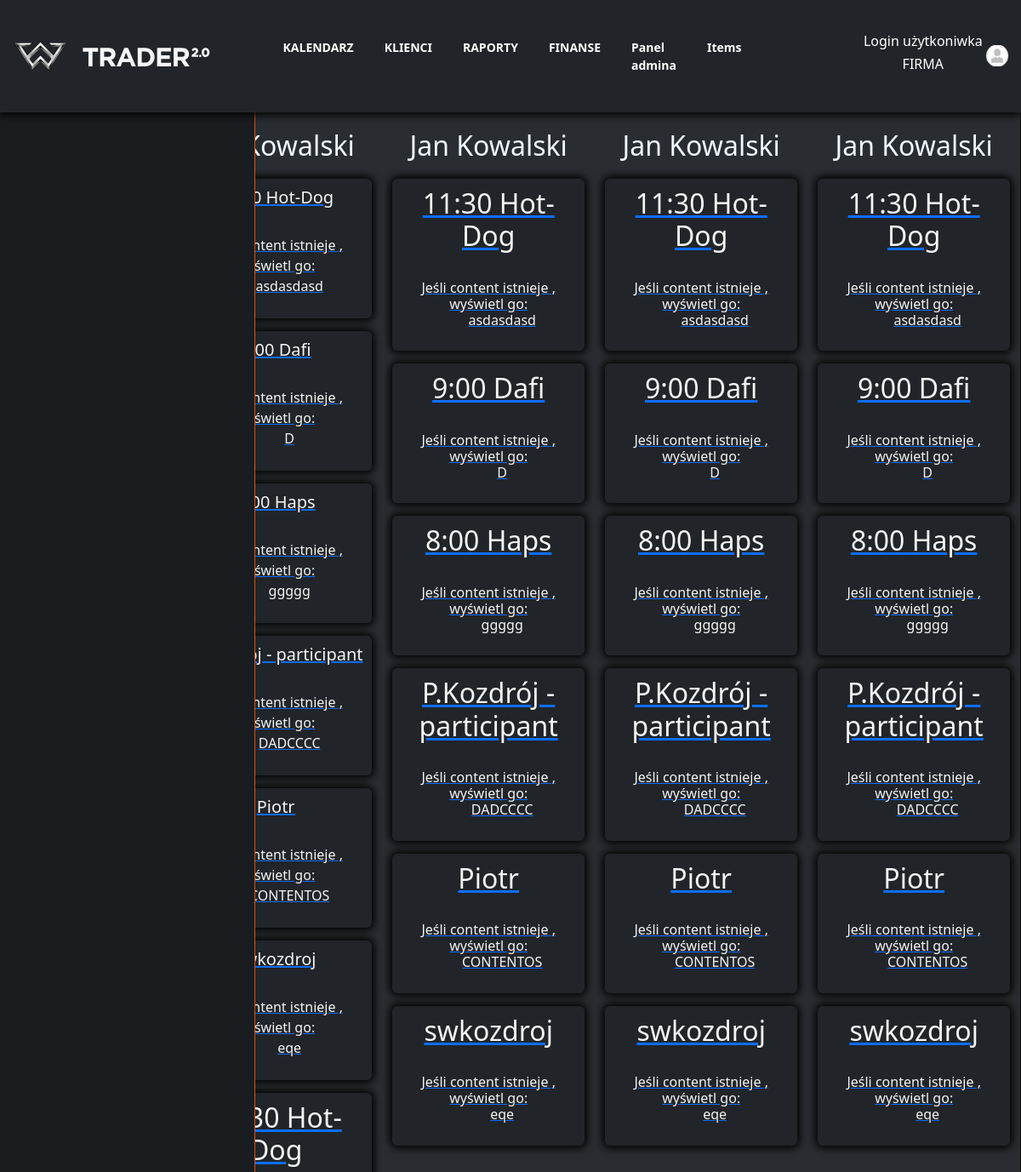
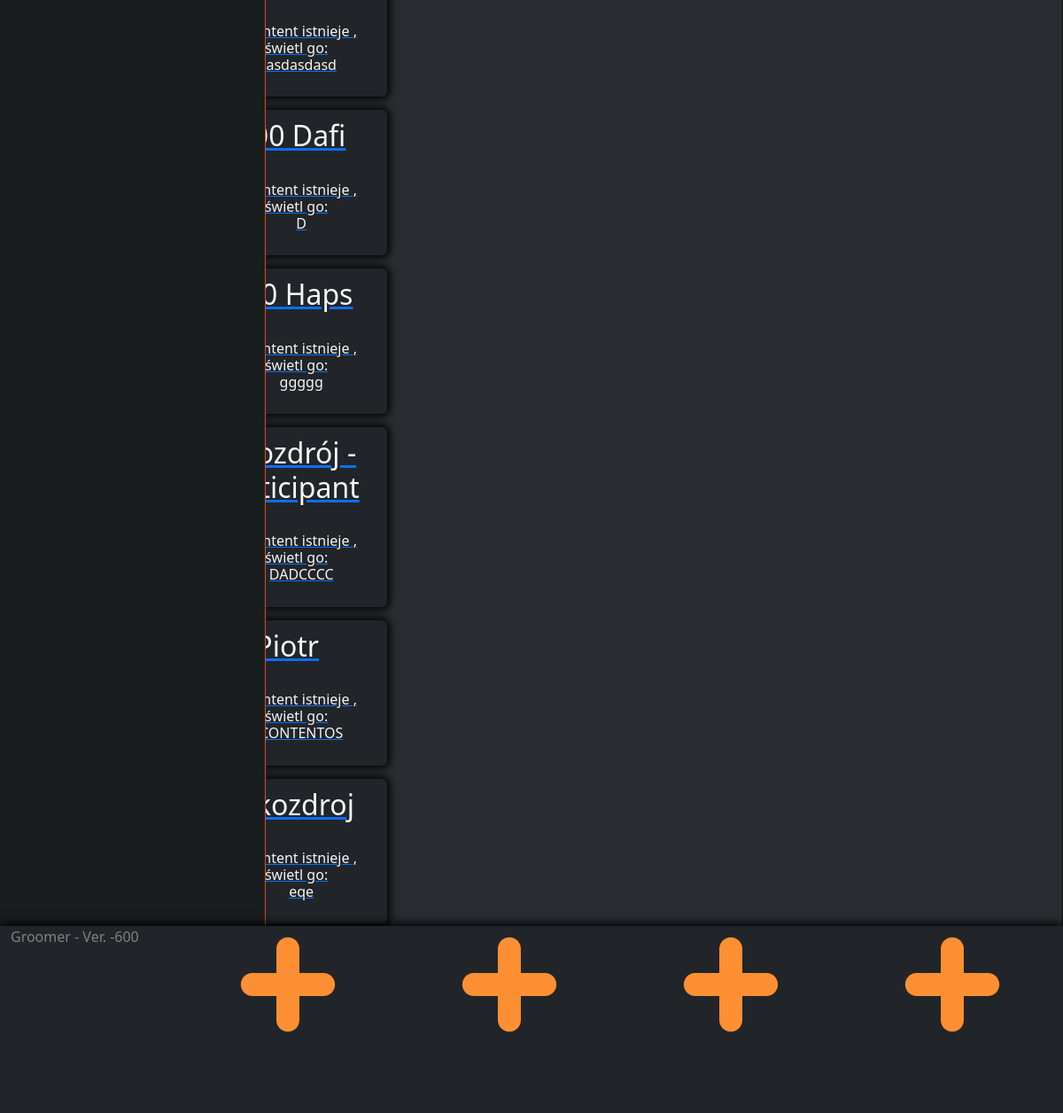
The app's page /items/ (signed in) with its own data (2 pictures, top to bottom).
### ItemsApp/models.py (models this page shows, shortened)
class Item(models.Model):
    user        = models.ForeignKey(settings.AUTH_USER_MODEL,on_delete=models.CASCADE)
    restaurant  = models.ForeignKey(Klient,on_delete=models.CASCADE)
    name        = models.CharField(max_length=120)
    contents    = models.TextField(help_text='Separate each item by comma')
    excludes    = models.TextField(blank=True, null=True, help_text='Separate each item by comma')
    public      = models.BooleanField(default=True)
    timestamp   = models.DateTimeField(auto_now_add=True)
    updated     = models.DateTimeField(auto_now=True)
    def get_absolute_url(self):
        return reverse('ItemsApp:detail',kwargs={'pk':self.pk})
    class Meta:
        ordering = ['-updated','-timestamp']
    def get_contents(self):
        return self.contents.split(",")

### ItemsApp/views.py (the view)
# urls.py: path('', ItemListView.as_view(),name='list'),
class ItemListView(LoginRequiredMixin,ListView):
    login_url = '/accounts/login'
    def get_queryset(self):
        return Item.objects.filter(Q(user=self.request.user))

### templates/ItemsApp/item_list.html (shortened to what this page needs)
{% extends "base.html" %}
{% block content %}
{% load static %}
<div class="row" >
<div class="container sidebar col-2 d-none d-sm-block" style="color:aliceblue">
</div>
<div class="container-fluid col-md-10 appdiv">
    <div class="row"  style="margin-bottom: 30px;">
        <div class="container col-md-3 text-center">
                <h2 class="user" style="color:aliceblue">Jan Kowalski</h2>
            {% for obj in object_list %}
            <a href='{{ obj.get_absolute_url }}'>
            <div class="rounded Divbg">
                 <h5>{{obj.name}}</h5>
                {% if obj.contents %}       </br>
                Jeśli content istnieje , wyświetl go:
                <ul>
                    {% for item in obj.get_contents%}
                    {{item}}
                    {% endfor %}
                </ul>
                {% endif %}
                </div>
            </a>
            {% endfor %}
            {% for obj in object_list %}
            <a href='{{ obj.get_absolute_url }}'>
            <div class="rounded Divbg">
                 <h2>{{obj.name}}</h2>
                {% if obj.contents %}       </br>
                <h6>Jeśli content istnieje , wyświetl go:
                <ul>
                    {% for item in obj.get_contents%}
                    {{item}}
                    {% endfor %}
                </ul>
                    </h6>
                {% endif %}
                </div>
            </a>
            {% endfor %}
        </div>
        <div class="col-md-3 text-center">
            <h2 class="user" style="color:aliceblue">Jan Kowalski</h2>
            {% for obj in object_list %}
            <a href='{{ obj.get_absolute_url }}'>
            <div class="rounded Divbg">
                 <h2>{{obj.name}}</h2>
                {% if obj.contents %}       </br>
                <h6>Jeśli content istnieje , wyświetl go:
                <ul>
                    {% for item in obj.get_contents%}
                    {{item}}
                    {% endfor %}
                </ul>
                    </h6>
                {% endif %}
                </div>
            </a>
            {% endfor %}
        </div>
        <div class="col-md-3 text-center">
            <h2 class="user" style="color:aliceblue">Jan Kowalski</h2>
            {% for obj in object_list %}
            <a href='{{ obj.get_absolute_url }}'>
            <div class="rounded Divbg">
                 <h2>{{obj.name}}</h2>
                {% if obj.contents %}       </br>
                <h6>Jeśli content istnieje , wyświetl go:
                <ul>
                    {% for item in obj.get_contents%}
                    {{item}}
                    {% endfor %}
                </ul>
                    </h6>
                {% endif %}
                </div>
            </a>
            {% endfor %}
        </div>
        <div class="col-md-3 text-center">
            <h2 class="user" style="color:aliceblue">Jan Kowalski</h2>
            {% for obj in object_list %}
            <a href='{{ obj.get_absolute_url }}'>
            <div class="rounded Divbg">
                 <h2>{{obj.name}}</h2>
                {% if obj.contents %}       </br>
                <h6>Jeśli content istnieje , wyświetl go:
                <ul>
                    {% for item in obj.get_contents%}
                    {{item}}
                    {% endfor %}
                </ul>
                    </h6>
                {% endif %}
                </div>
            </a>
            {% endfor %}
        </div>
    </div>
</div>
</div>
<footer class="footer fixed-bottom bg-dark " style="box-shadow: 0px -3px 10px black;height: 8%;min-height: 50px;">
    <div class="container-fluid " style="height:100%">
      <div class="row" style="height:100%">
            <div class="col-md-2">
                <span style="color:grey">Groomer - Ver. -600</span>
            </div>
            <div class="col-md-10  text-center"style="height:100%" >
                <div class="row"style="height:80%">
                    <div class="col-md-3" style="height:80%; " >
                        <a href="#" ><img src="{% static 'images/plus.svg' %}" alt="My image " style="height:80%;margin-top:5%"  ></a>
                    </div>
                    <div class="col-md-3" style="height:80%; " >
                        <a href="#" ><img src="{% static 'images/plus.svg' %}" alt="My image " style="height:80%;margin-top:5%"  ></a>
                    </div>
                    <div class="col-md-3" style="height:80%; " >
                        <a href="#" ><img src="{% static 'images/plus.svg' %}" alt="My image " style="height:80%;margin-top:5%"  ></a>
                    </div>
                    <div class="col-md-3" style="height:80%; " >
                        <a href="#" ><img src="{% static 'images/plus.svg' %}" alt="My image " style="height:80%;margin-top:5%"  ></a>
                    </div>
                </div>
            </div>
      </div>
  </footer>
{% endblock content %}

### templates/base.html (shortened to what this page needs)
<!DOCTYPE html>
<html lang=en>
<head>
    {% include 'snippets/css.html'%}
</head>
<body>
    {% include 'snippets/nav.html' %}
    <div class="container-fluid "  >
        {% block content %}
        {% endblock content %}
    </div>
</body>
</html>

### templates/snippets/css.html
<link href="https://cdn.jsdelivr.net/npm/bootstrap@5.2.0-beta1/dist/css/bootstrap.min.css" rel="stylesheet">

### templates/snippets/nav.html (shortened to what this page needs)
{% load static %}
<div class="navbar navbar-dark bg-dark navbar-expand-lg sticky-top" style="box-shadow: 0px 3px 10px black; height: 5%;min-height: 60px;">
    <div class="container ms-1" style="max-width:400px;">
            <a href="#" class="navbar-brand "><img src="{% static 'images/logo.svg' %}" alt="My image"  height="35"> </a>
    </div>
    <div class="container-fluid " >
        <div class =" collapse navbar-collapse " id="idNav">
            <ul class="navbar-nav mx-auto  "  style="background-color: rgb(33 37 41);">
                <li class="nav-item hov rounded"><a class='nav-link' href="/"><b>KALENDARZ</b></a></li>
                <li class="nav-item"><a class='nav-link' href="/home2/"><b>KLIENCI</b></a></li>
                <li class="nav-item"><a class='nav-link' href="/home3/"><b>RAPORTY</b></a></li>
                <li class="nav-item"><a class='nav-link' href="/home4/"><b>FINANSE</b></a></li>
                <li class="nav-item"><a class='nav-link' href="/admin/"><b>Panel admina</b></a></li>
                <li class="nav-item"><a class='nav-link' href="/items/"><b>Items</b></a></li>
            </ul>
        </div>
    </div>
    <div class="container" style="max-width:350px;">
        <div class ="collapse navbar-collapse justify-content-end" >
            <div class="nav-text  text-center   ">
                <h6 style="color:white;">Login użytkoniwka</h6>
                <h6 style="color:white;">FIRMA</h6>
            </div>
            <img src="{% static 'images/profile_icon.svg' %}" alt="My image"  height="25">
        </div>
     </div>
</div>

### templates/base.html (style rules this page uses)
html { height: 100%; }
body { background-color: rgb(41, 45, 49); height: 100%; }
footer { background-color: white; }
.user { margin-top: 20px; margin-bottom: 20px; }
.navbar-nav { --bs-nav-link-color: white; font-size: 14px; }
.Divbg { background-color: #212529; color: whitesmoke;margin-top: 15px; padding: 20px; -webkit-box-shadow: 0px 0px 10px 3px rgb(0, 0, 0); -moz-box-shadow: 0px 0px 10px 3px rgba(0, 0, 0); box-shadow: 0px 0px 10px 3px rgba(0, 0, 0); padding: 10px; }
.appdiv { margin-left: 16.6%; height: 87%; position:absolute; overflow-y: scroll; box-shadow: 0px 3px 10px 3px rgba(0, 0, 0); }
.hov { background-color: #212529; }
.sidebar { height: 100%; width: 300px; position: fixed; z-index: 1; top: 0; left: 0; border-right: 1px solid rgb(214, 85, 20); background-color: #1a1d20; overflow-x: hidden; padding-top: 70px; transition: 0.5s; }
.nav-item { margin-left: 10px; margin-right: 10px; }

### records on screen
Item: name "11:30 Hot-Dog", get_contents "asdasdasd", get_contents "asdasdasd", get_contents "asdasdasd", get_contents "asdasdasd", get_contents "asdasdasd"
Item: name "9:00 Dafi", get_contents "D", get_contents "D", get_contents "D", get_contents "D", get_contents "D"
Item: name "8:00 Haps", get_contents "ggggg", get_contents "ggggg", get_contents "ggggg", get_contents "ggggg", get_contents "ggggg"
Item: name "P.Kozdrój - participant", get_contents "DADCCCC", get_contents "DADCCCC", get_contents "DADCCCC", get_contents "DADCCCC", get_contents "DADCCCC"
Item: name "Piotr", get_contents "CONTENTOS", get_contents "CONTENTOS", get_contents "CONTENTOS", get_contents "CONTENTOS", get_contents "CONTENTOS"
Item: name "swkozdroj", get_contents "eqe", get_contents "eqe", get_contents "eqe", get_contents "eqe", get_contents "eqe"
